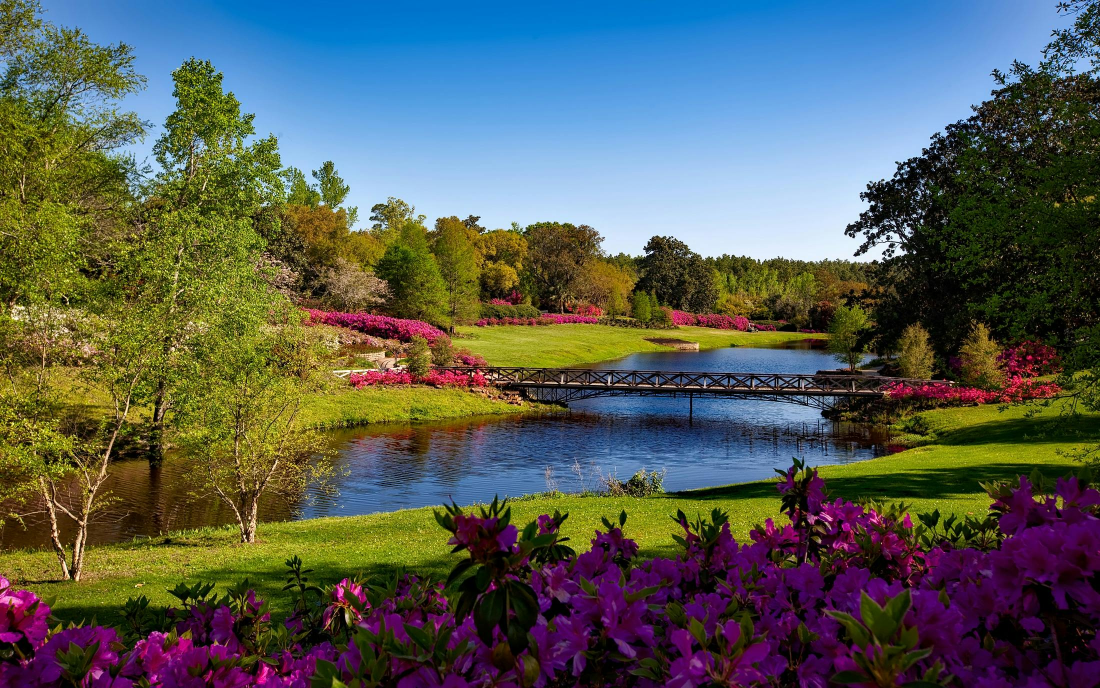
#> input picture Photos/pexels-pixabay-158063.jpg, 2200 x 1376 px (shown at 1/2 size)
$ python computing_histograms.py
#> lines starting #> are read from the running program, lines starting #| are printed output that depends on the picture
import cv2 as cv
import matplotlib.pyplot as plt

img = cv.imread('Photos/pexels-pixabay-158063.jpg')
#> img is the input picture: shape (1376, 2200, 3); mean B, G, R 86.3, 92.2, 85.9
img = cv.resize(img, (400, 400)) # To make it fit the screen (for personal ease)
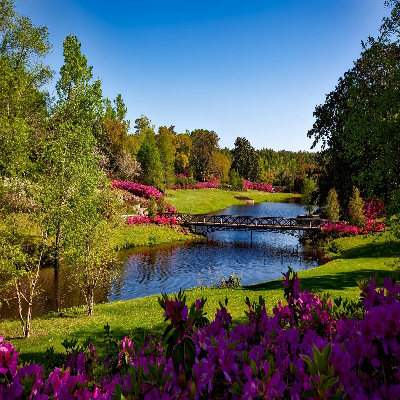
#> img: shape (400, 400, 3); mean B, G, R 86.2, 92.2, 85.9
cv.imshow('Park', img)

# Color histogram
colors = ('b', 'g', 'r')
plt.figure()
plt.title('Histogram Colors')
plt.xlabel('Bins')
plt.ylabel('No. of Pixels')
for i, col, in enumerate(colors):
    hist = cv.calcHist([img], [i], None, [256], [0, 256])
    plt.plot(hist, color=col)
    plt.xlim([0, 256])
plt.show()
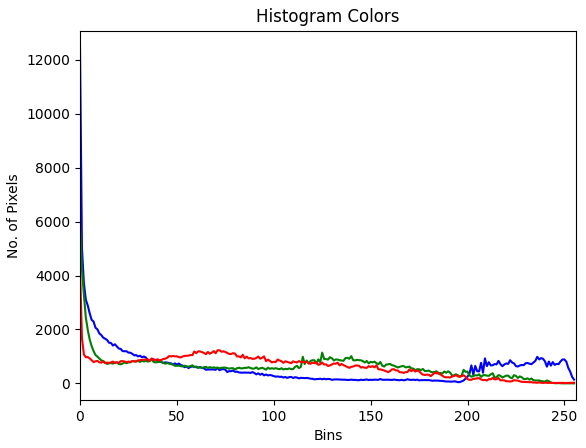
#> figure drawn by matplotlib, 1 panel; curve peaks at x = 0, y = 12458; curve peaks at x = 0, y = 5958; curve peaks at x = 0, y = 4325

# Grayscale histogram
gray = cv.cvtColor(img, cv.COLOR_BGR2GRAY)
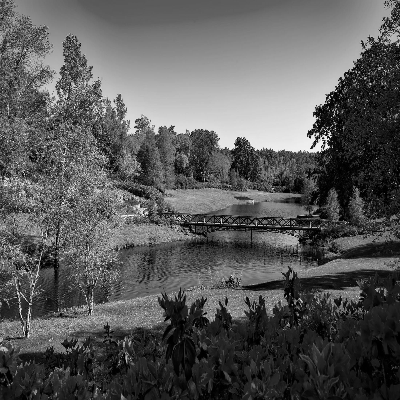
#> gray: shape (400, 400); min 0, max 252, mean 89.6
cv.imshow('Gray', gray)

histo_gray = cv.calcHist([gray], [0], None, [256], [0,256])
#> histo_gray = 256 values, max 1502 at index 28, min 0 at index 249, mean 625
plt.figure()
plt.title('Histogram Grayscale')
plt.xlabel('Bins')
plt.ylabel('No. of Pixels')
plt.plot(histo_gray)
plt.xlim([0, 256])
plt.show()
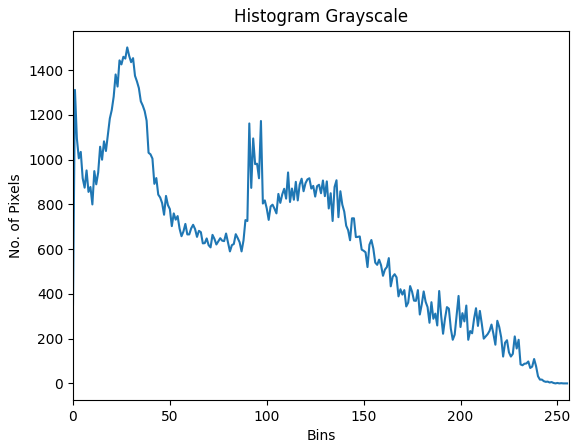
#> figure drawn by matplotlib, 1 panel; curve peaks at x = 28, y = 1502

cv.waitKey(0)

$ run again, with Photos/pexels-pixabay-158028.jpg copied over Photos/pexels-pixabay-158063.jpg
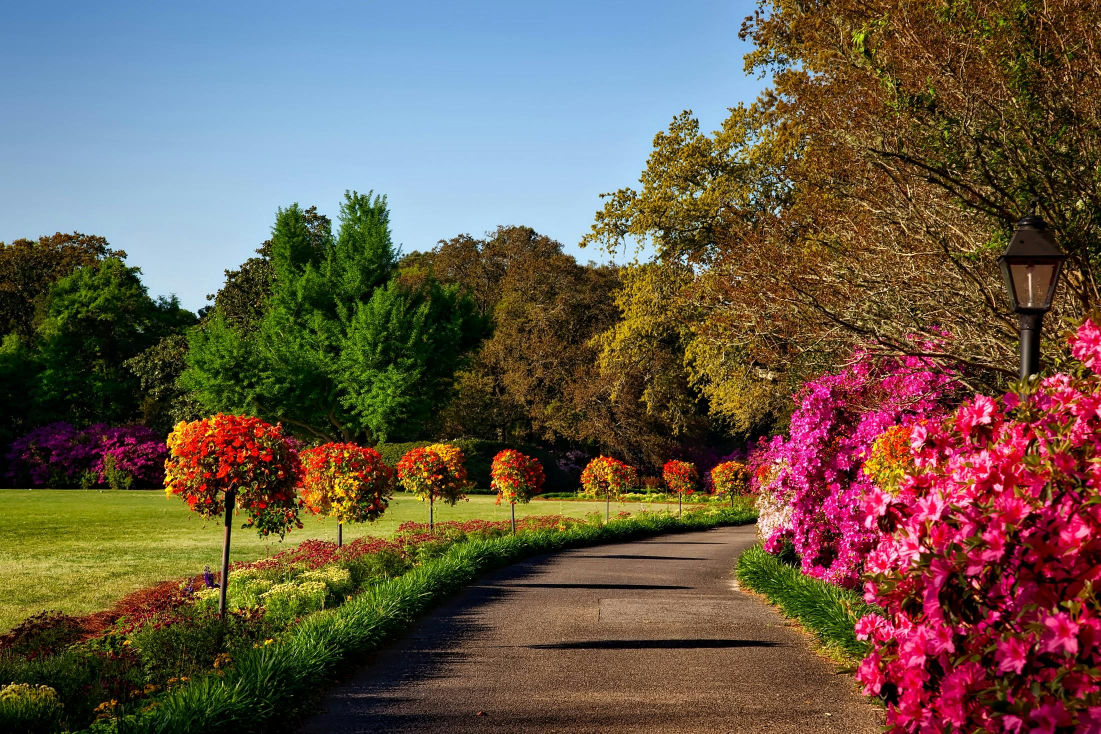
#> input picture Photos/pexels-pixabay-158028.jpg, 2201 x 1467 px (shown at 1/2 size)
#> img is the input picture: shape (1467, 2201, 3); mean B, G, R 74.7, 89.6, 104.6
#> img: shape (400, 400, 3)
#> `gray = cv.cvtColor(img, cv.COLOR_BGR2GRAY)`:
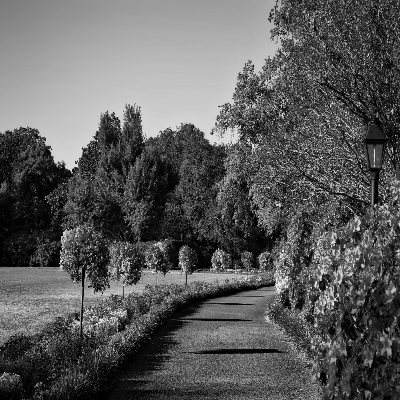
#> gray: shape (400, 400); min 0, max 248, mean 92.3
#> histo_gray = 256 values, max 1363 at index 4, min 0 at index 244, mean 625
#> `plt.show()`:
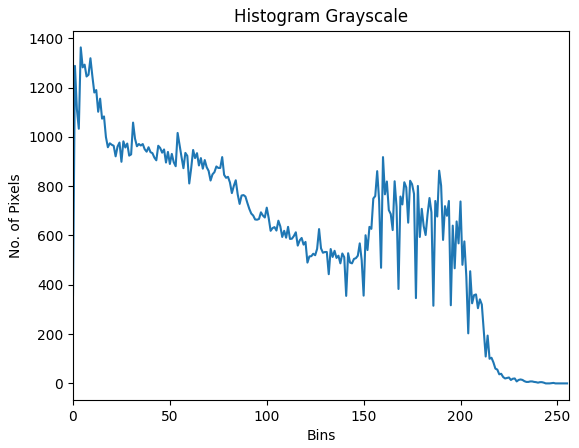
#> figure drawn by matplotlib, 1 panel; curve peaks at x = 4, y = 1363

$ run again, with Photos/pexels-pixabay-415829.jpg copied over Photos/pexels-pixabay-158063.jpg
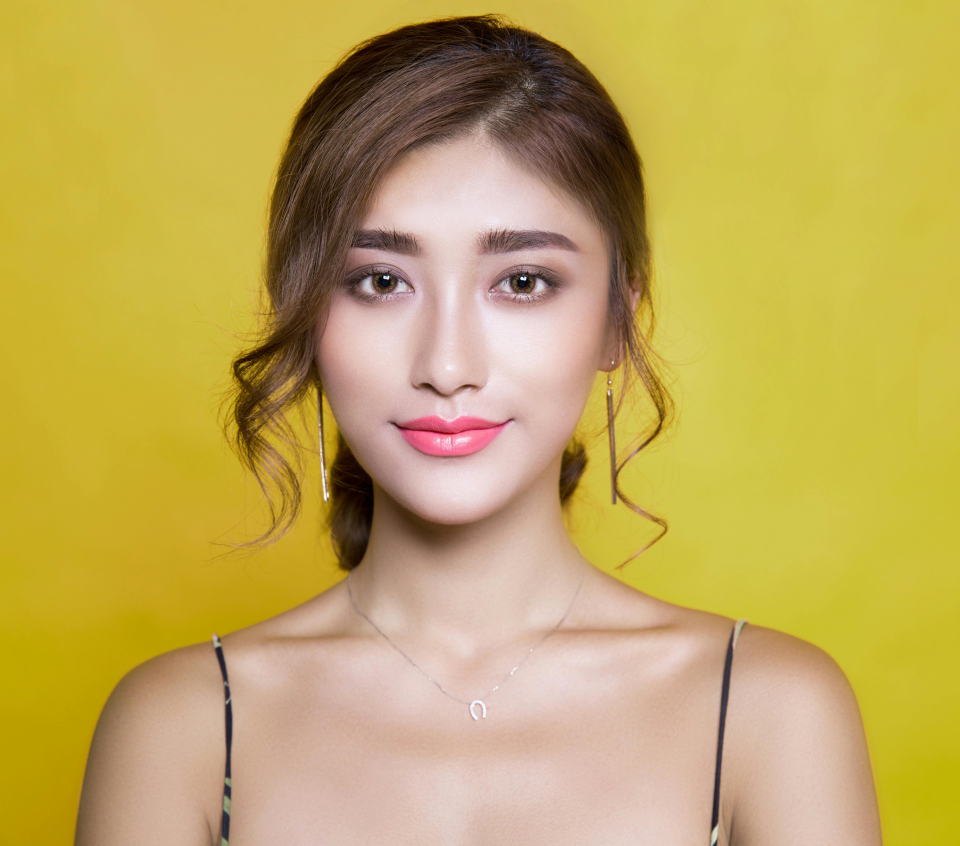
#> input picture Photos/pexels-pixabay-415829.jpg, 5760 x 5075 px (shown at 1/6 size)
#> img is the input picture: shape (5075, 5760, 3); mean B, G, R 90.2, 168.9, 193.9
#> img: shape (400, 400, 3)
#> `gray = cv.cvtColor(img, cv.COLOR_BGR2GRAY)`:
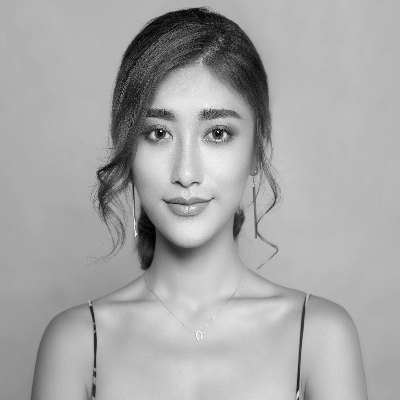
#> gray: shape (400, 400); min 0, max 254, mean 167.3
#> histo_gray = 256 values, max 8126 at index 187, min 0 at index 246, mean 625
#> `plt.show()`:
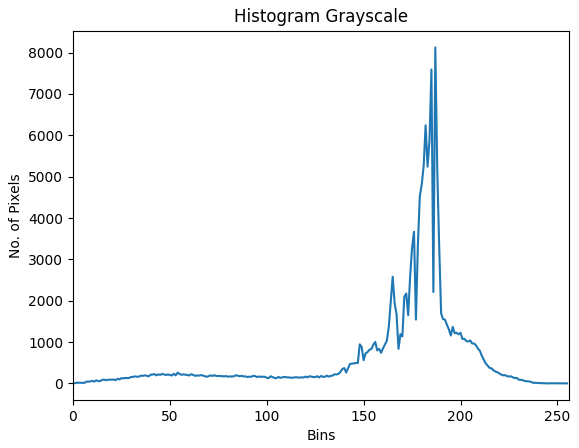
#> figure drawn by matplotlib, 1 panel; curve peaks at x = 187, y = 8126

$ run again, with Photos/pexels-pixabay-416160.jpg copied over Photos/pexels-pixabay-158063.jpg
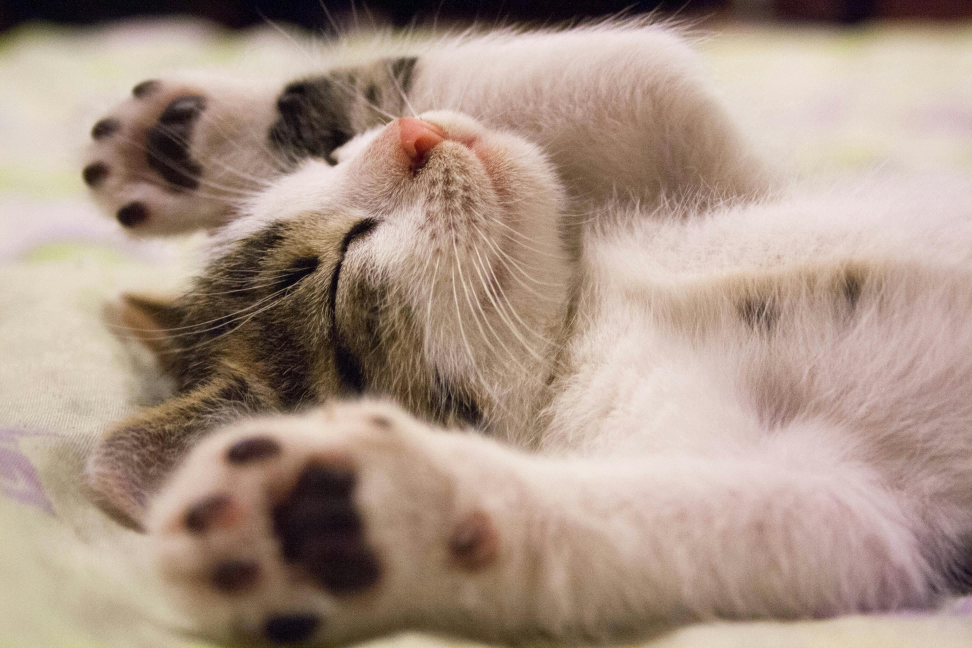
#> input picture Photos/pexels-pixabay-416160.jpg, 3888 x 2592 px (shown at 1/4 size)
#> img is the input picture: shape (2592, 3888, 3); mean B, G, R 134.6, 148.3, 169.4
#> img: shape (400, 400, 3)
#> `gray = cv.cvtColor(img, cv.COLOR_BGR2GRAY)`:
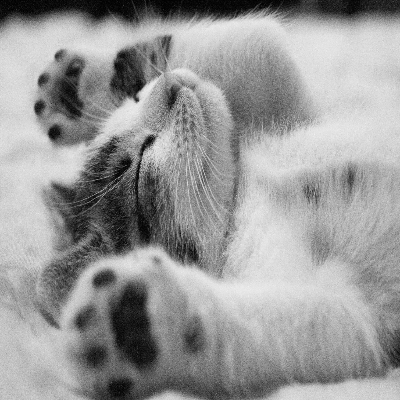
#> gray: shape (400, 400); min 0, max 241, mean 152.8
#> histo_gray = 256 values, max 2122 at index 216, min 0 at index 239, mean 625
#> `plt.show()`:
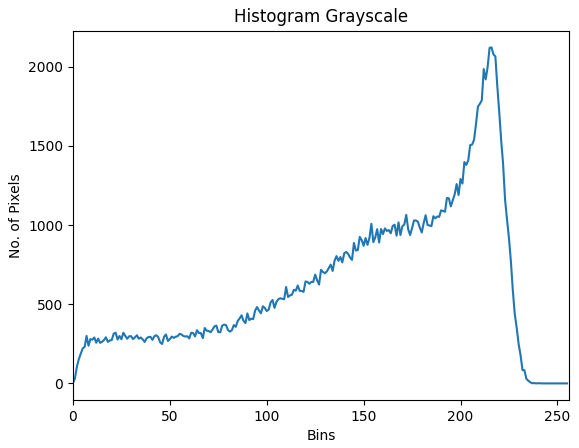
#> figure drawn by matplotlib, 1 panel; curve peaks at x = 216, y = 2122
